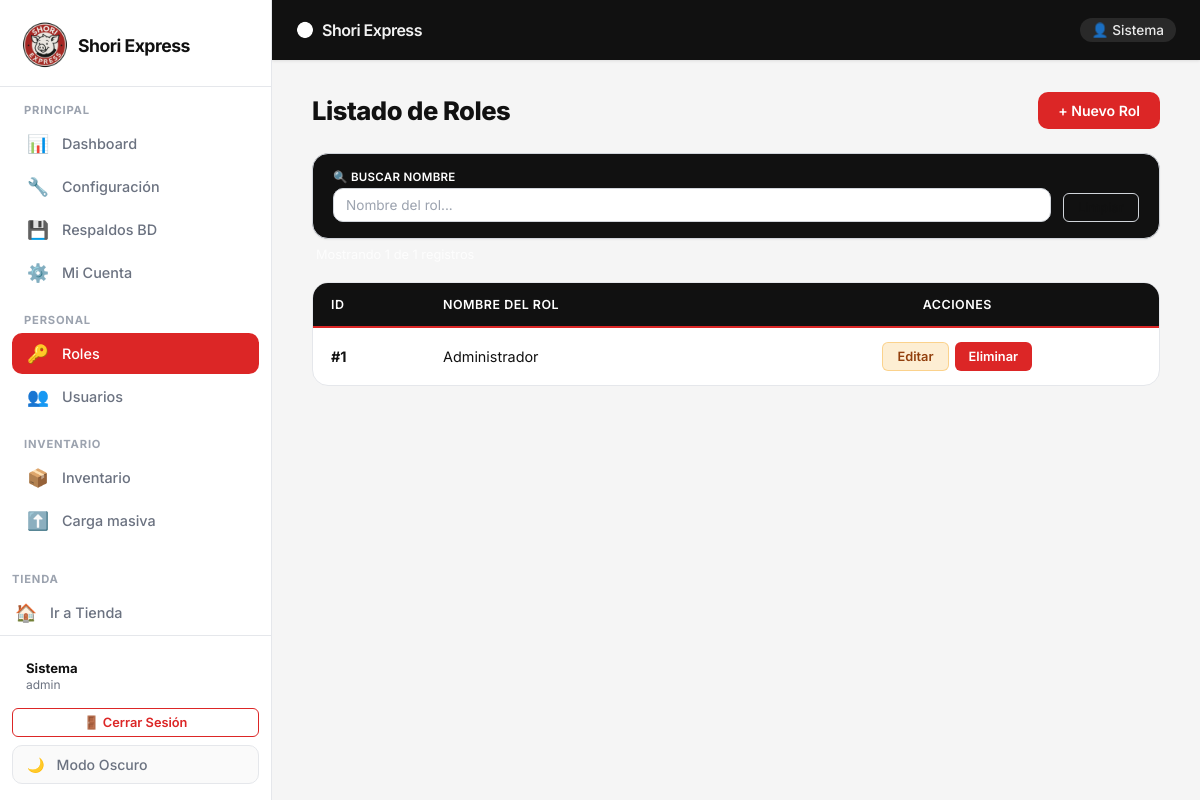
/roles/ (signed in), run on an earlier commit of the app's database.
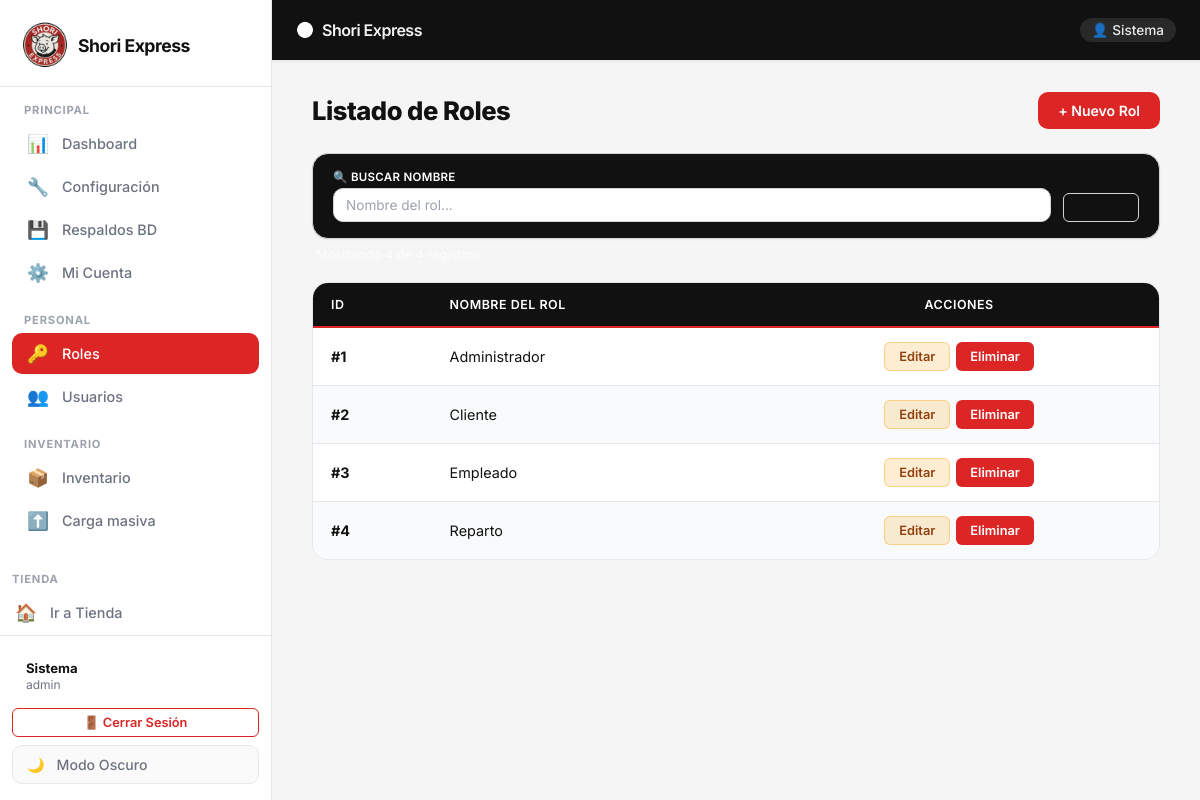
And on a later commit of the database.
### rol/models.py (models this page shows, shortened)
class Rol(models.Model):
    nombre_rol = models.CharField(
        max_length=30,
        unique=True,
        verbose_name="Nombre del Rol"
    )
    class Meta:
        verbose_name = "Rol"
        verbose_name_plural = "Roles"
        ordering = ['nombre_rol']

### rol/views.py (the view)
# urls.py: path('', views.lista_roles, name='lista_roles'),
@admin_shori_required
@require_GET
def lista_roles(request):
    roles = Rol.objects.all()
    return render(request, 'rol/lista_roles.html', {'roles': roles})

### cuentas/context_processors.py (called while the page is built)
def user_context(request):
    usuario_logueado = None
    es_admin = False
    usuario_id = request.session.get('usuario_id')
    if usuario_id:
        try:
            usuario_logueado = Usuario.objects.get(pk=usuario_id)
        except Usuario.DoesNotExist:
            request.session.flush()
        else:
            nombre_rol = ''
            if usuario_logueado.rol:
                nombre_rol = usuario_logueado.rol.nombre_rol or ''
            es_admin = nombre_rol.strip().lower() in {'admin', 'administrador', 'empleado'}
    return {
        'usuario_logueado': usuario_logueado,
        'es_admin': es_admin,
    }

### cuentas/views.py (called while the page is built)
def _session_expired(request):
    last_activity = request.session.get('last_activity')
    if not last_activity:
        return False
    try:
        last = float(last_activity)
    except (TypeError, ValueError):
        return True
    return (timezone.now().timestamp() - last) > (SESSION_TIMEOUT_MINUTES * 60)

def _actualizar_actividad_sesion(request):
    request.session['last_activity'] = timezone.now().timestamp()

def _es_rol_admin(nombre_rol):
    if not nombre_rol:
        return False
    return nombre_rol.strip().lower() in ROLES_ADMIN

### rol/templates/rol/lista_roles.html (shortened to what this page needs)
{% extends 'base.html' %}
{% load static %}
{% block content %}
<div class="se-page-header">
    <h2>Listado de Roles</h2>
    <a href="{% url 'crear_rol' %}" class="se-btn se-btn-primary">+ Nuevo Rol</a>
</div>
<div class="se-search-container" id="searchRoles"></div>
<div class="se-table-wrapper">
    <table class="se-table" id="tablaRoles">
        <thead>
            <tr>
                <th>ID</th>
                <th>Nombre del Rol</th>
                <th class="text-center">Acciones</th>
            </tr>
        </thead>
        <tbody>
            {% for r in roles %}
            <tr>
                <td><strong>#{{ r.id }}</strong></td>
                <td>{{ r.nombre_rol }}</td>
                <td class="text-center">
                    <div class="se-btn-group">
                        <a href="{% url 'editar_rol' r.id %}" class="se-btn se-btn-warning se-btn-sm rol-edit-btn">Editar</a>
                        <a href="{% url 'eliminar_rol' r.id %}" class="se-btn se-btn-danger se-btn-sm">Eliminar</a>
                    </div>
                </td>
            </tr>
            {% empty %}
            <tr class="empty-row">
                <td colspan="3">No hay roles registrados.</td>
            </tr>
            {% endfor %}
        </tbody>
    </table>
</div>
{% endblock %}

What changed in the data, as far as the page shows it:
added Rol: id "2", nombre_rol "Cliente"
added Rol: id "3", nombre_rol "Empleado"
added Rol: id "4", nombre_rol "Reparto"
